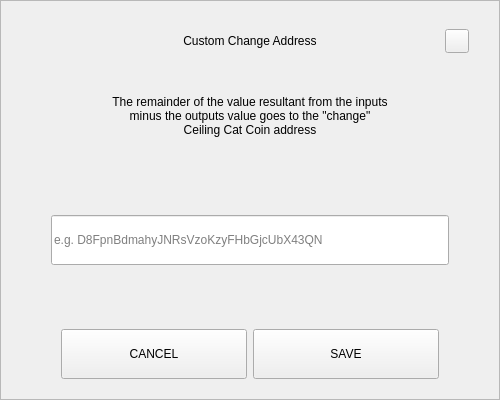
<?xml version="1.0" encoding="UTF-8"?>
<ui version="4.0">
 <class>SendChangeAddressDialog</class>
 <widget class="QDialog" name="SendChangeAddressDialog">
  <property name="geometry">
   <rect>
    <x>0</x>
    <y>0</y>
    <width>500</width>
    <height>400</height>
   </rect>
  </property>
  <property name="windowTitle">
   <string>Dialog</string>
  </property>
  <layout class="QVBoxLayout" name="verticalLayout">
   <property name="spacing">
    <number>0</number>
   </property>
   <property name="leftMargin">
    <number>0</number>
   </property>
   <property name="topMargin">
    <number>0</number>
   </property>
   <property name="rightMargin">
    <number>0</number>
   </property>
   <property name="bottomMargin">
    <number>0</number>
   </property>
   <item>
    <widget class="QFrame" name="frame">
     <property name="styleSheet">
      <string notr="true"/>
     </property>
     <property name="frameShape">
      <enum>QFrame::StyledPanel</enum>
     </property>
     <property name="frameShadow">
      <enum>QFrame::Raised</enum>
     </property>
     <layout class="QVBoxLayout" name="verticalLayout_2" stretch="0,0,0,0,0,0,0">
      <property name="spacing">
       <number>0</number>
      </property>
      <property name="leftMargin">
       <number>30</number>
      </property>
      <property name="topMargin">
       <number>20</number>
      </property>
      <property name="rightMargin">
       <number>30</number>
      </property>
      <property name="bottomMargin">
       <number>20</number>
      </property>
      <item>
       <layout class="QHBoxLayout" name="horizontalLayout_3">
        <property name="spacing">
         <number>0</number>
        </property>
        <item>
         <spacer name="horizontalSpacer_2">
          <property name="orientation">
           <enum>Qt::Horizontal</enum>
          </property>
          <property name="sizeHint" stdset="0">
           <size>
            <width>40</width>
            <height>20</height>
           </size>
          </property>
         </spacer>
        </item>
        <item>
         <widget class="QLabel" name="labelTitle">
          <property name="minimumSize">
           <size>
            <width>0</width>
            <height>40</height>
           </size>
          </property>
          <property name="maximumSize">
           <size>
            <width>16777215</width>
            <height>40</height>
           </size>
          </property>
          <property name="styleSheet">
           <string notr="true">padding-left:24px;</string>
          </property>
          <property name="text">
           <string>Custom Change Address</string>
          </property>
          <property name="alignment">
           <set>Qt::AlignCenter</set>
          </property>
          <property name="margin">
           <number>7</number>
          </property>
         </widget>
        </item>
        <item>
         <spacer name="horizontalSpacer">
          <property name="orientation">
           <enum>Qt::Horizontal</enum>
          </property>
          <property name="sizeHint" stdset="0">
           <size>
            <width>40</width>
            <height>20</height>
           </size>
          </property>
         </spacer>
        </item>
        <item>
         <widget class="QPushButton" name="btnEsc">
          <property name="minimumSize">
           <size>
            <width>24</width>
            <height>24</height>
           </size>
          </property>
          <property name="maximumSize">
           <size>
            <width>24</width>
            <height>24</height>
           </size>
          </property>
          <property name="focusPolicy">
           <enum>Qt::NoFocus</enum>
          </property>
          <property name="text">
           <string/>
          </property>
         </widget>
        </item>
       </layout>
      </item>
      <item>
       <spacer name="verticalSpacer_2">
        <property name="orientation">
         <enum>Qt::Vertical</enum>
        </property>
        <property name="sizeType">
         <enum>QSizePolicy::Fixed</enum>
        </property>
        <property name="sizeHint" stdset="0">
         <size>
          <width>20</width>
          <height>20</height>
         </size>
        </property>
       </spacer>
      </item>
      <item alignment="Qt::AlignHCenter">
       <widget class="QLabel" name="labelMessage">
        <property name="minimumSize">
         <size>
          <width>0</width>
          <height>70</height>
         </size>
        </property>
        <property name="text">
         <string>The remainder of the value resultant from the inputs minus the outputs value goes to the &quot;change&quot; Ceiling Cat Coin address</string>
        </property>
        <property name="alignment">
         <set>Qt::AlignCenter</set>
        </property>
        <property name="wordWrap">
         <bool>true</bool>
        </property>
       </widget>
      </item>
      <item>
       <spacer name="verticalSpacer_3">
        <property name="orientation">
         <enum>Qt::Vertical</enum>
        </property>
        <property name="sizeHint" stdset="0">
         <size>
          <width>20</width>
          <height>40</height>
         </size>
        </property>
       </spacer>
      </item>
      <item>
       <layout class="QHBoxLayout" name="horizontalLayout_2">
        <property name="spacing">
         <number>0</number>
        </property>
        <property name="leftMargin">
         <number>20</number>
        </property>
        <property name="rightMargin">
         <number>20</number>
        </property>
        <item>
         <widget class="QLineEdit" name="lineEditAddress">
          <property name="minimumSize">
           <size>
            <width>0</width>
            <height>50</height>
           </size>
          </property>
          <property name="placeholderText">
           <string notr="true">e.g. D8FpnBdmahyJNRsVzoKzyFHbGjcUbX43QN</string>
          </property>
         </widget>
        </item>
       </layout>
      </item>
      <item>
       <spacer name="verticalSpacer">
        <property name="orientation">
         <enum>Qt::Vertical</enum>
        </property>
        <property name="sizeHint" stdset="0">
         <size>
          <width>20</width>
          <height>40</height>
         </size>
        </property>
       </spacer>
      </item>
      <item>
       <layout class="QHBoxLayout" name="horizontalLayout" stretch="2,2">
        <property name="spacing">
         <number>6</number>
        </property>
        <property name="leftMargin">
         <number>30</number>
        </property>
        <property name="rightMargin">
         <number>30</number>
        </property>
        <item>
         <widget class="QPushButton" name="btnCancel">
          <property name="minimumSize">
           <size>
            <width>180</width>
            <height>50</height>
           </size>
          </property>
          <property name="focusPolicy">
           <enum>Qt::NoFocus</enum>
          </property>
          <property name="text">
           <string>CANCEL</string>
          </property>
         </widget>
        </item>
        <item>
         <widget class="QPushButton" name="btnSave">
          <property name="minimumSize">
           <size>
            <width>180</width>
            <height>50</height>
           </size>
          </property>
          <property name="focusPolicy">
           <enum>Qt::NoFocus</enum>
          </property>
          <property name="text">
           <string>SAVE</string>
          </property>
         </widget>
        </item>
       </layout>
      </item>
     </layout>
    </widget>
   </item>
  </layout>
 </widget>
 <resources/>
 <connections/>
</ui>
